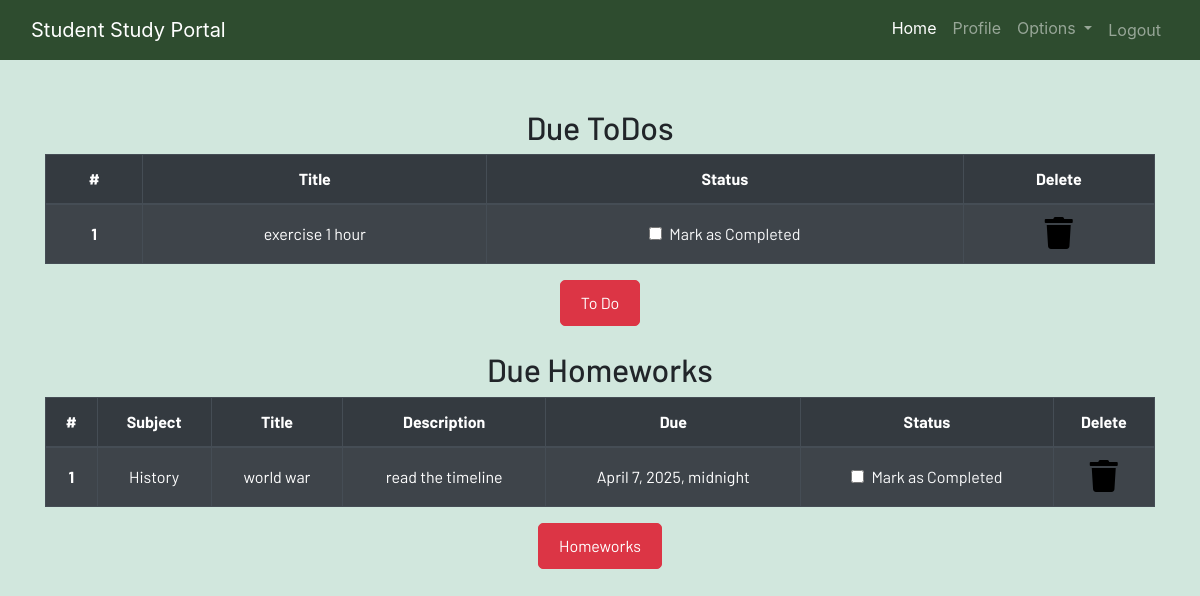
/profile/ (signed in), run on the app's committed database.
### dashboard/models.py (models this page shows, shortened)
class Todo(models.Model):
    user = models.ForeignKey(User, on_delete=models.CASCADE)
    title = models.CharField(max_length=200)
    is_finished = models.BooleanField(default=False)

class Homework(models.Model):
    user = models.ForeignKey(User, on_delete=models.CASCADE)
    subject = models.CharField(max_length=50)
    title = models.CharField(max_length=100)
    description = models.TextField()
    due = models.DateTimeField()
    is_finished = models.BooleanField(default=False)

### dashboard/views.py (the view)
# urls.py: path('profile/',dash_views.profile,name='profile'),
@login_required
def profile(request):
    homeworks = Homework.objects.filter(is_finished=False,user=request.user)
    todos = Todo.objects.filter(is_finished = False,user=request.user)
    if len(homeworks) == 0:
        homework_done = True
    else:
        homework_done = False
    if len(todos) == 0:
        todo_done = True
    else:
        todo_done = False
    context = {
        'homeworks' : homeworks,
        'todos' : todos,
        'homework_done' : homework_done,
        'todo_done' : todo_done
    }
    return render(request,"dashboard/profile.html",context)

### dashboard/templates/dashboard/profile.html
{% extends 'dashboard/base.html' %} {% load static %}
{% load crispy_forms_tags%}
{% block content %}
<section class="text-center">
    <div class="container">
        {% if not todo_done %}
        <h2>Due ToDos</h2>
        <table class="table table-striped table-bordered table-hover table-dark">
            <thead>
                <tr>
                    <th scope="col">#</th>
                    <th scope="col">Title</th>
                    <th scope="col">Status</th>
                    <th scope="col">Delete</th>
                </tr>
            </thead>
            <tbody>
                {% for todo in todos %}
                <tr>
                    <th scope="row">{{forloop.counter}}</th>
                    <td>{{todo.title}}</td>
                    <td>
                        <a href="{% url 'update-todo' todo.id %}">
                            <div class="form-check">
                                {%if todo.is_finished == True%}
                                <input class="form-check-input" type="checkbox" value="" checked id={{todo.id}}>
                                {%else%}
                                <input class="form-check-input" type="checkbox" value="" id={{todo.id}}>
                                {%endif%}
                                <label class="form-check-label text-light" for="flexCheckDefault">
                                    Mark as Completed
                                </label>
                            </div>
                        </a>
                    </td>
                    <td><a href="{% url 'delete-todo' todo.id%}"><i class="fa fa-trash fa-2x"></i></a></td>
                </tr>
                {%endfor%}
            </tbody>
        </table>
        {% else %}
        <h3>All To dos are completed!!!!</h3>
        {% endif %}
        <a href="{% url 'todo' %}" class="btn btn-danger">To Do</a>
        <br><br>
        {% if not homework_done %}
        <h2>Due Homeworks</h2>
        <table class="table table-striped table-bordered table-hover table-dark">
            <thead>
                <tr>
                    <th scope="col">#</th>
                    <th scope="col">Subject</th>
                    <th scope="col">Title</th>
                    <th scope="col">Description</th>
                    <th scope="col">Due</th>
                    <th scope="col">Status</th>
                    <th scope="col">Delete</th>
                </tr>
            </thead>
            <tbody>
                {% for homework in homeworks %}
                <tr>
                    <th scope="row">{{forloop.counter}}</th>
                    <td>{{homework.subject}}</td>
                    <td>{{homework.title}}</td>
                    <td>{{homework.description}}</td>
                    <td>{{homework.due}}</td>
                    <td>
                        <a href="{% url 'update-homework' homework.id %}">
                            <div class="form-check">
                                {%if homework.is_finished == True%}
                                <input class="form-check-input" type="checkbox" value="" checked id={{todo.id}}>
                                {%else%}
                                <input class="form-check-input" type="checkbox" value="" id={{todo.id}}>
                                {%endif%}
                                <label class="form-check-label text-light" for="flexCheckDefault">
                                    Mark as Completed
                                </label>
                            </div>
                        </a>
                    </td>
                    <td><a href="{% url 'delete-homework' homework.id%}"><i class="fa fa-trash fa-2x"></i></a></td>
                </tr>
                {%endfor%}
            </tbody>
        </table>
        {% else %}
        <h3>All To homeworks are completed!!!!</h3>
        {% endif %}
        <a href="{% url 'homework' %}" class="btn btn-danger">Homeworks</a>
    </div>
</section>
{% endblock content %}

### static/css/main.css (style rules this page uses)
html { scroll-behavior: smooth; height: 100%; width: 100%; }
a { text-decoration: none !important; color: black; }
html, body { max-width: 100%; overflow-x: hidden; height: 100%; width: 100%; }
body { overflow-x: hidden; background-repeat: no-repeat; background-color: #d1e7dd; }
.fa { color: black; }
.btn { padding: 10px 20px; font-size: 1rem; border-radius: 5px; text-decoration: none; display: inline-flex; align-items: center; gap: 5px; }
.table th, .table td { vertical-align: middle; }

### data on the page
Todo: title "exercise 1 hour"
Homework: subject "History", title "world war", description "read the timeline", due "April 7, 2025, midnight"
